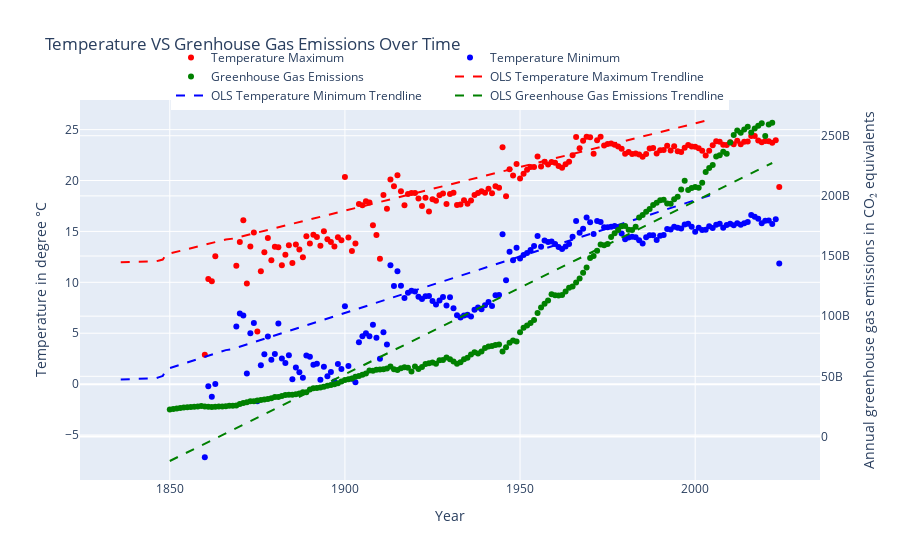

The notebook cell this image was saved under:
### Markdown cell above
### Data Comparison
Can the data be compared with greenhouse gas emissions data to assess the realtionship between emissions and climate varaibles?

### Code cell
# greenhouse gas emissions dataframe to be compared to
gh_emmission_df = pd.read_csv(r'Other\total-ghg-emissions.csv')

pivoted_gh_df = gh_emmission_df.pivot(index="Year", columns="Entity", values='Annual greenhouse gas emissions in CO₂ equivalents')
pivoted_gh_df['Total'] = pivoted_gh_df.sum(axis=1)

total_gh_emission_df = pivoted_gh_df[['Total']]
total_gh_emission_df.reset_index(inplace=True)

# path to data
data_loc = r'Filtered Data\Data Aggregation'

# list to store DataFrame from each CSV file
dfs = {}

# loop through each file and add to list
for file in os.listdir(data_loc):
    if 'yearly' in file:
        key_dic = code_keydic()
        country, ext = file.split('.')
        country_name =  key_dic[country[-2:]]

        file_path = os.path.join(data_loc, file)
        df = pd.read_csv(file_path, dtype={"Year": int})

        df.drop(columns=['PRCP'], inplace=True)
        df.drop(columns=['SNOW'], inplace=True)
        df.drop(columns=['SNWD'], inplace=True)

        dfs[country_name] = df

# dataframe to plot on graph and time values
year_value = list(range(1900, 2024))
combined_dfs = pd.concat(list(dfs.values()), ignore_index=True)

aggregated_climate_df = combined_dfs.groupby("Year", as_index=False).agg({
    "TMAX": "mean",
    "TMIN": "mean"
})

cleaned_aggregated_climate_df = aggregated_climate_df.dropna(subset=['TMAX', 'TMIN'])

# creating trendlines for each datasets
tMax_xVal = cleaned_aggregated_climate_df['Year'].values.reshape(-1, 1)
tMax_yVal = cleaned_aggregated_climate_df['TMAX']
tMin_yVal = cleaned_aggregated_climate_df['TMIN']
gh_xVal = total_gh_emission_df['Year'].values.reshape(-1, 1)
gh_yVal = total_gh_emission_df['Total']

tMax_model = LinearRegression()
tMin_model = LinearRegression()
gh_model = LinearRegression()

tMax_model.fit(tMax_xVal, tMax_yVal)
tMin_model.fit(tMax_xVal, tMin_yVal)
gh_model.fit(gh_xVal, gh_yVal)

tMax_ytrend = tMax_model.predict(tMax_xVal)
tMin_ytrend = tMin_model.predict(tMax_xVal)
gh_ytrend = gh_model.predict(gh_xVal)

# create traces for each trendlines
tMax_trendline = go.Scatter(x = aggregated_climate_df['Year'], y = tMax_ytrend, name='OLS Temperature Maximum Trendline', mode = 'lines', line=dict(color='red', dash='dash'))
tMin_trendline = go.Scatter(x = aggregated_climate_df['Year'], y = tMin_ytrend, name='OLS Temperature Minimum Trendline', mode = 'lines', line=dict(color='blue', dash='dash'))
gh_trendline = go.Scatter(x = total_gh_emission_df['Year'], y = gh_ytrend, name='OLS Greenhouse Gas Emissions Trendline', mode = 'lines', line=dict(color='green', dash='dash'), yaxis='y2')

# creating traces for each datasets
temp_max = go.Scatter(x = aggregated_climate_df['Year'], y = aggregated_climate_df['TMAX'], name='Temperature Maximum', mode = 'markers', line=dict(color='red'))
temp_min = go.Scatter(x = aggregated_climate_df['Year'], y = aggregated_climate_df['TMIN'], name='Temperature Minimum', mode = 'markers', line=dict(color='blue'))
gh_emmission = go.Scatter(x = total_gh_emission_df['Year'], y = total_gh_emission_df['Total'], name='Greenhouse Gas Emissions', mode = 'markers', line=dict(color='green'), yaxis='y2')

fig = go.Figure([temp_max, temp_min, gh_emmission, tMax_trendline, tMin_trendline, gh_trendline])

# Update layout to add a second y-axis
fig.update_layout(
    title='Temperature VS Grenhouse Gas Emissions Over Time',
    xaxis_title='Year',
    yaxis=dict(
        title='Temperature in degree °C',
    ),
    yaxis2=dict(
        title='Annual greenhouse gas emissions in CO₂ equivalents',
        overlaying='y',
        side='right',
    ),
    legend=dict(
        orientation='h',  # Horizontal legend
        y=1.15,  # Position above the graph
        x=0.5,
        xanchor='center'
    )
)

fig.show()

### Figure 1 — Plotly figure (JSON) as saved in the notebook; plotly's stock layout.template omitted (floating-point values rounded to 4 significant figures; data arrays with more than 128 entries replaced by an {"elided": "..."} marker saying what was removed)
{"data": [{"line": {"color": "red"}, "mode": "markers", "name": "Temperature Maximum", "type": "scatter", "x": {"elided": "179 int values"}, "y": {"elided": "179 float values"}}, {"line": {"color": "blue"}, "mode": "markers", "name": "Temperature Minimum", "type": "scatter", "x": {"elided": "179 int values"}, "y": {"elided": "179 float values"}}, {"line": {"color": "green"}, "mode": "markers", "name": "Greenhouse Gas Emissions", "type": "scatter", "x": {"elided": "173 int values"}, "y": {"elided": "173 float values"}, "yaxis": "y2"}, {"line": {"color": "red", "dash": "dash"}, "mode": "lines", "name": "OLS Temperature Maximum Trendline", "type": "scatter", "x": {"elided": "179 int values"}, "y": {"elided": "160 float values"}}, {"line": {"color": "blue", "dash": "dash"}, "mode": "lines", "name": "OLS Temperature Minimum Trendline", "type": "scatter", "x": {"elided": "179 int values"}, "y": {"elided": "160 float values"}}, {"line": {"color": "green", "dash": "dash"}, "mode": "lines", "name": "OLS Greenhouse Gas Emissions Trendline", "type": "scatter", "x": {"elided": "173 int values"}, "y": {"elided": "173 float values"}, "yaxis": "y2"}], "layout": {"legend": {"orientation": "h", "x": 0.5, "xanchor": "center", "y": 1.15}, "title": {"text": "Temperature VS Grenhouse Gas Emissions Over Time"}, "xaxis": {"title": {"text": "Year"}}, "yaxis": {"title": {"text": "Temperature in degree °C"}}, "yaxis2": {"overlaying": "y", "side": "right", "title": {"text": "Annual greenhouse gas emissions in CO₂ equivalents"}}}}
